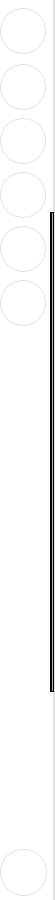
<?xml version="1.0" encoding="UTF-8"?>
<ui version="4.0">
 <class>LeftMenu</class>
 <widget class="QWidget" name="LeftMenu">
  <property name="geometry">
   <rect>
    <x>0</x>
    <y>0</y>
    <width>55</width>
    <height>900</height>
   </rect>
  </property>
  <property name="minimumSize">
   <size>
    <width>47</width>
    <height>480</height>
   </size>
  </property>
  <property name="maximumSize">
   <size>
    <width>55</width>
    <height>1091</height>
   </size>
  </property>
  <property name="windowTitle">
   <string>Form</string>
  </property>
  <property name="styleSheet">
   <string notr="true">QWidget {
	
	background-color: rgb(255, 255, 255);
	border-right-color: rgb(224, 224, 224);
	border-right-style :solid;
	border-right-width: 2px;
}

QPushButton {
	border: 1px solid rgb(224,  224,  224);
	border-radius: 23px;
}

QPushButton:hover {
	border: 1px solid rgb(224,  224,  224);
	background: rgba(0, 0, 0, 0.07);
	border-radius: 23px;
}

#home_button {
	border-image: url(':/img/img/favicon.svg') 0 0 0 0 stretch stretch;
}

#news_button {
	border-image: url(':/icons/icons/black/book.svg') 0 0 0 0 stretch stretch;
}

#line {
	
	background-color: #000;
}</string>
  </property>
  <layout class="QHBoxLayout" name="horizontalLayout">
   <property name="spacing">
    <number>0</number>
   </property>
   <property name="leftMargin">
    <number>0</number>
   </property>
   <property name="topMargin">
    <number>8</number>
   </property>
   <property name="rightMargin">
    <number>0</number>
   </property>
   <property name="bottomMargin">
    <number>4</number>
   </property>
   <item>
    <layout class="QVBoxLayout" name="verticalLayout_3">
     <item>
      <widget class="QPushButton" name="home_button">
       <property name="minimumSize">
        <size>
         <width>46</width>
         <height>46</height>
        </size>
       </property>
       <property name="maximumSize">
        <size>
         <width>46</width>
         <height>46</height>
        </size>
       </property>
       <property name="autoFillBackground">
        <bool>false</bool>
       </property>
       <property name="styleSheet">
        <string notr="true"/>
       </property>
       <property name="text">
        <string/>
       </property>
       <property name="checkable">
        <bool>false</bool>
       </property>
       <property name="autoDefault">
        <bool>false</bool>
       </property>
      </widget>
     </item>
     <item>
      <spacer name="top_vertical_spacer">
       <property name="orientation">
        <enum>Qt::Vertical</enum>
       </property>
       <property name="sizeType">
        <enum>QSizePolicy::Fixed</enum>
       </property>
       <property name="sizeHint" stdset="0">
        <size>
         <width>47</width>
         <height>10</height>
        </size>
       </property>
      </spacer>
     </item>
     <item>
      <widget class="QPushButton" name="news_button">
       <property name="sizePolicy">
        <sizepolicy hsizetype="Fixed" vsizetype="Fixed">
         <horstretch>0</horstretch>
         <verstretch>0</verstretch>
        </sizepolicy>
       </property>
       <property name="minimumSize">
        <size>
         <width>46</width>
         <height>46</height>
        </size>
       </property>
       <property name="maximumSize">
        <size>
         <width>46</width>
         <height>46</height>
        </size>
       </property>
       <property name="layoutDirection">
        <enum>Qt::LeftToRight</enum>
       </property>
       <property name="autoFillBackground">
        <bool>false</bool>
       </property>
       <property name="text">
        <string/>
       </property>
       <property name="icon">
        <iconset resource="../../assets/resource.qrc">
         <normaloff>:/img/button/black/news.svg</normaloff>:/img/button/black/news.svg</iconset>
       </property>
       <property name="iconSize">
        <size>
         <width>47</width>
         <height>47</height>
        </size>
       </property>
      </widget>
     </item>
     <item>
      <spacer name="verticalSpacer_3">
       <property name="orientation">
        <enum>Qt::Vertical</enum>
       </property>
       <property name="sizeType">
        <enum>QSizePolicy::Fixed</enum>
       </property>
       <property name="sizeHint" stdset="0">
        <size>
         <width>10</width>
         <height>8</height>
        </size>
       </property>
      </spacer>
     </item>
     <item>
      <widget class="QPushButton" name="collection_button">
       <property name="minimumSize">
        <size>
         <width>46</width>
         <height>46</height>
        </size>
       </property>
       <property name="maximumSize">
        <size>
         <width>46</width>
         <height>46</height>
        </size>
       </property>
       <property name="layoutDirection">
        <enum>Qt::LeftToRight</enum>
       </property>
       <property name="autoFillBackground">
        <bool>false</bool>
       </property>
       <property name="styleSheet">
        <string notr="true"/>
       </property>
       <property name="text">
        <string/>
       </property>
       <property name="icon">
        <iconset resource="../../assets/resource.qrc">
         <normaloff>:/img/button/black/collection.svg</normaloff>:/img/button/black/collection.svg</iconset>
       </property>
       <property name="iconSize">
        <size>
         <width>47</width>
         <height>47</height>
        </size>
       </property>
      </widget>
     </item>
     <item>
      <spacer name="verticalSpacer_2">
       <property name="orientation">
        <enum>Qt::Vertical</enum>
       </property>
       <property name="sizeType">
        <enum>QSizePolicy::Fixed</enum>
       </property>
       <property name="sizeHint" stdset="0">
        <size>
         <width>10</width>
         <height>8</height>
        </size>
       </property>
      </spacer>
     </item>
     <item>
      <widget class="QPushButton" name="planning_button">
       <property name="minimumSize">
        <size>
         <width>46</width>
         <height>46</height>
        </size>
       </property>
       <property name="maximumSize">
        <size>
         <width>46</width>
         <height>46</height>
        </size>
       </property>
       <property name="layoutDirection">
        <enum>Qt::LeftToRight</enum>
       </property>
       <property name="autoFillBackground">
        <bool>false</bool>
       </property>
       <property name="text">
        <string/>
       </property>
       <property name="iconSize">
        <size>
         <width>47</width>
         <height>47</height>
        </size>
       </property>
      </widget>
     </item>
     <item>
      <spacer name="verticalSpacer">
       <property name="orientation">
        <enum>Qt::Vertical</enum>
       </property>
       <property name="sizeType">
        <enum>QSizePolicy::Fixed</enum>
       </property>
       <property name="sizeHint" stdset="0">
        <size>
         <width>10</width>
         <height>8</height>
        </size>
       </property>
      </spacer>
     </item>
     <item>
      <widget class="QPushButton" name="shearch_button">
       <property name="minimumSize">
        <size>
         <width>46</width>
         <height>46</height>
        </size>
       </property>
       <property name="maximumSize">
        <size>
         <width>46</width>
         <height>46</height>
        </size>
       </property>
       <property name="layoutDirection">
        <enum>Qt::LeftToRight</enum>
       </property>
       <property name="autoFillBackground">
        <bool>false</bool>
       </property>
       <property name="text">
        <string/>
       </property>
       <property name="icon">
        <iconset resource="../../assets/resource.qrc">
         <normaloff>:/img/button/black/planning.svg</normaloff>:/img/button/black/planning.svg</iconset>
       </property>
       <property name="iconSize">
        <size>
         <width>47</width>
         <height>47</height>
        </size>
       </property>
      </widget>
     </item>
     <item>
      <spacer name="verticalSpacer_4">
       <property name="orientation">
        <enum>Qt::Vertical</enum>
       </property>
       <property name="sizeType">
        <enum>QSizePolicy::Fixed</enum>
       </property>
       <property name="sizeHint" stdset="0">
        <size>
         <width>10</width>
         <height>8</height>
        </size>
       </property>
      </spacer>
     </item>
     <item>
      <widget class="QPushButton" name="panier_button">
       <property name="minimumSize">
        <size>
         <width>46</width>
         <height>46</height>
        </size>
       </property>
       <property name="maximumSize">
        <size>
         <width>46</width>
         <height>46</height>
        </size>
       </property>
       <property name="layoutDirection">
        <enum>Qt::LeftToRight</enum>
       </property>
       <property name="autoFillBackground">
        <bool>false</bool>
       </property>
       <property name="text">
        <string/>
       </property>
       <property name="iconSize">
        <size>
         <width>47</width>
         <height>47</height>
        </size>
       </property>
      </widget>
     </item>
     <item>
      <spacer name="verticalSpacer_5">
       <property name="orientation">
        <enum>Qt::Vertical</enum>
       </property>
       <property name="sizeHint" stdset="0">
        <size>
         <width>20</width>
         <height>40</height>
        </size>
       </property>
      </spacer>
     </item>
     <item>
      <widget class="QPushButton" name="account_button">
       <property name="sizePolicy">
        <sizepolicy hsizetype="Fixed" vsizetype="Fixed">
         <horstretch>0</horstretch>
         <verstretch>0</verstretch>
        </sizepolicy>
       </property>
       <property name="minimumSize">
        <size>
         <width>47</width>
         <height>47</height>
        </size>
       </property>
       <property name="maximumSize">
        <size>
         <width>47</width>
         <height>47</height>
        </size>
       </property>
       <property name="text">
        <string/>
       </property>
       <property name="icon">
        <iconset>
         <normaloff>:/icon_black/icons/black/user.svg</normaloff>:/icon_black/icons/black/user.svg</iconset>
       </property>
       <property name="iconSize">
        <size>
         <width>47</width>
         <height>47</height>
        </size>
       </property>
       <property name="shortcut">
        <string/>
       </property>
      </widget>
     </item>
    </layout>
   </item>
   <item alignment="Qt::AlignRight|Qt::AlignVCenter">
    <widget class="Line" name="line">
     <property name="minimumSize">
      <size>
       <width>5</width>
       <height>480</height>
      </size>
     </property>
     <property name="maximumSize">
      <size>
       <width>5</width>
       <height>50</height>
      </size>
     </property>
     <property name="lineWidth">
      <number>1</number>
     </property>
     <property name="midLineWidth">
      <number>1</number>
     </property>
     <property name="orientation">
      <enum>Qt::Vertical</enum>
     </property>
    </widget>
   </item>
  </layout>
 </widget>
 <resources>
  <include location="../../assets/resource.qrc"/>
 </resources>
 <connections/>
</ui>
